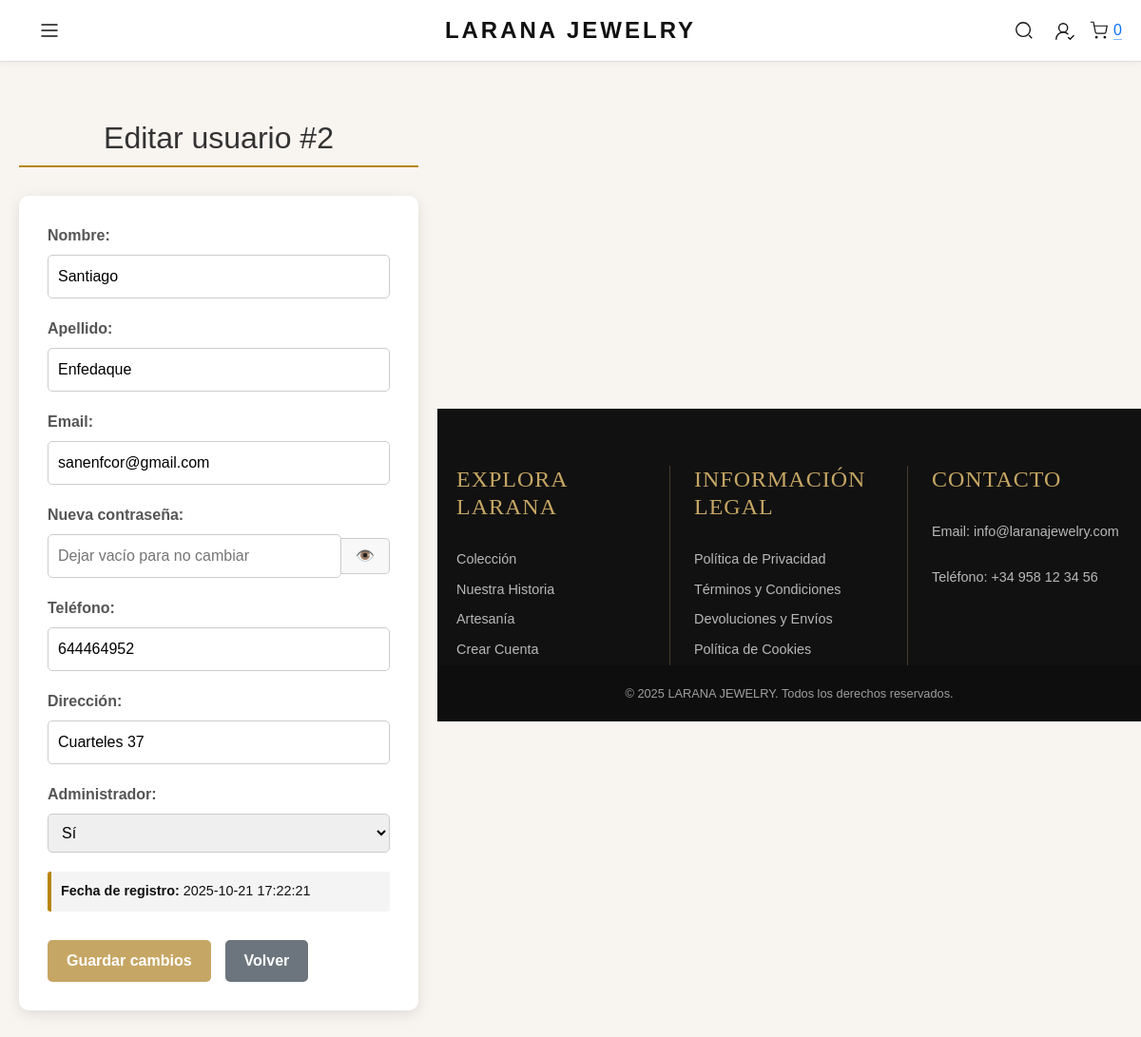
Page /tienda_login_php/modificar_usuarios.php?id=2 (signed in) on the committed database.
### tables this page shows
CREATE TABLE `usuarios` (
  `id` int(11) NOT NULL,
  `nombre` varchar(100) NOT NULL,
  `apellido` varchar(100) NOT NULL,
  `email` varchar(255) NOT NULL,
  `password` varchar(255) NOT NULL,
  `telefono` varchar(20) NOT NULL,
  `direccion` varchar(255) NOT NULL,
  `acepta_terminos` tinyint(1) NOT NULL DEFAULT 0,
  `fecha_registro` timestamp NOT NULL DEFAULT current_timestamp(),
  `admin` tinyint(1) NOT NULL DEFAULT 0
);

### tienda_login_php/modificar_usuarios.php (the view, shortened to what this page needs)
<?php
require_once "db_connect.php";
$usuario_a_editar = null;
if ($_SERVER['REQUEST_METHOD'] === 'GET' && !empty($_GET['id'])) {
    $id = intval($_GET['id']);
    try {
        $stmt = $conn->prepare("SELECT * FROM usuarios WHERE id = :id");
        $stmt->execute([':id' => $id]);
        $usuario_a_editar = $stmt->fetch(PDO::FETCH_ASSOC);
    } catch (PDOException $e) {
        die("<p style='color:red;'>Error al cargar el usuario: " . htmlspecialchars($e->getMessage()) . "</p>");
    }
}
include __DIR__ . '/../includes/header.php';
?>
<main class="main-content container">
    <h2 class="form-title">Editar usuario #<?= htmlspecialchars($usuario_a_editar['id'] ?? '') ?></h2>
    <?php if ($usuario_a_editar): ?>
        <form action="modificar_usuarios.php" method="post" class="form-card">
            <div class="form-group">
                <label for="nombre">Nombre:</label>
                <input type="text" id="nombre" name="nombre" value="<?= htmlspecialchars($_POST['nombre'] ?? $usuario_a_editar['nombre']) ?>" required>
            </div>
            <div class="form-group">
                <label for="apellido">Apellido:</label>
                <input type="text" id="apellido" name="apellido" value="<?= htmlspecialchars($_POST['apellido'] ?? $usuario_a_editar['apellido']) ?>" required>
            </div>
            <div class="form-group">
                <label for="email">Email:</label>
                <input type="email" id="email" name="email" value="<?= htmlspecialchars($_POST['email'] ?? $usuario_a_editar['email']) ?>" required>
            </div>
            <div class="form-group">
                <label for="password">Nueva contraseña:</label>
                <div class="input-password-group">
                    <input
                        type="password"
                        name="password"
                        id="password"
                        placeholder="Dejar vacío para no cambiar"
                    >
                    <button
                        type="button"
                        id="togglePassword"
                        class="btn-toggle-password"
                    >
                        👁️
                    </button>
                </div>
            </div>
            <div class="form-group">
                <label for="telefono">Teléfono:</label>
                <input type="text" id="telefono" name="telefono" value="<?= htmlspecialchars($_POST['telefono'] ?? $usuario_a_editar['telefono']) ?>" required>
            </div>
            <div class="form-group">
                <label for="direccion">Dirección:</label>
                <input type="text" id="direccion" name="direccion" value="<?= htmlspecialchars($_POST['direccion'] ?? $usuario_a_editar['direccion']) ?>" required>
            </div>
            <div class="form-group">
                <label for="admin">Administrador:</label>
                <select id="admin" name="admin" class="select-field">
                    <option value="1" <?= ($usuario_a_editar['admin'] ?? 0) == 1 ? 'selected' : '' ?>>Sí</option>
                </select>
            </div>
            <div class="form-info">
                <strong>Fecha de registro:</strong> <?= htmlspecialchars($usuario_a_editar['fecha_registro']) ?>
            </div>
            <div class="form-actions">
                <button type="submit" class="btn btn-primary">Guardar cambios</button>
                <a href="perfil.php" class="btn btn-secondary">Volver</a>
            </div>
        </form>
    <?php endif; ?>
</main>
<?php include __DIR__ . '/../includes/footer.php'; ?>

### style.css (style rules this page uses)
:root { --negro:#111; --dorado:#c6a664; --dorado-osc:#b38f53; --gris:#fafafa; --beige:#f8f4ef; --borde:#eaeaea; --max:1200px; }
* { box-sizing: border-box; }
html,body { margin:0; padding:0; }
.container { width:100%; max-width:var(--max); padding:0 10%; margin:0 auto; }
.main-content.container { max-width: 800px; margin: 40px auto; padding: 0 20px; font-family: Arial, sans-serif; }
.form-title { text-align: center; color: #333; margin-bottom: 30px; font-size: 2em; border-bottom: 2px solid #b8860b; padding-bottom: 10px; }
.form-card { background-color: #ffffff; padding: 30px; border-radius: 10px; box-shadow: 0 4px 15px rgba(0, 0, 0, 0.1); }
.form-group { margin-bottom: 20px; }
.form-group label { display: block; margin-bottom: 8px; font-weight: bold; color: #555; }
.form-group input[type="text"], .form-group input[type="email"], .form-group input[type="password"], .form-group .select-field { width: 100%; padding: 10px; border: 1px solid #ccc; border-radius: 5px; box-sizing: border-box; transition: border-color 0.3s; }
.input-password-group { display: flex; align-items: center; }
.input-password-group input { flex-grow: 1; border-right: none; border-top-right-radius: 0; border-bottom-right-radius: 0; }
.btn-toggle-password { padding: 10px 15px; border: 1px solid #ccc; border-left: none; background-color: #f8f8f8; cursor: pointer; border-radius: 0 5px 5px 0; line-height: 1; }
.form-info { margin-top: 10px; margin-bottom: 20px; padding: 10px; background-color: #f4f4f4; border-left: 4px solid #b8860b; border-radius: 3px; font-size: 0.9em; }
.form-actions { margin-top: 30px; display: flex; gap: 15px; justify-content: flex-start; }
.btn { padding: 10px 20px; border: none; border-radius: 5px; cursor: pointer; text-decoration: none; font-weight: bold; transition: background-color 0.3s, transform 0.2s; display: inline-block; text-align: center; }
.btn-primary { background-color: #c6a664; color: white; }
.btn-secondary { background-color: #6c757d; color: white; }
:root { --font-heading: 'Times New Roman', Times, serif; --font-body: 'Arial', Helvetica, sans-serif; --dorado: #c6a664; --negro: #222222; --gris-oscuro: #444444; --blanco: #ffffff; --gris-claro: #fafafa; --borde-sutil: #dddddd; }

### tienda_login_php/styles.css (style rules this page uses)
:root { --negro: #111; --dorado: #c6a664; --dorado-osc: #b38f53; --gris: #fafafa; --beige: #f8f4ef; --borde: #eaeaea; --max: 1200px; }
* { box-sizing: border-box; margin: 0; padding: 0; }

### rows in the picture
usuarios: id "2", nombre "Santiago", apellido "Enfedaque", email "sanenfcor@gmail.com", telefono "644464952", direccion "Cuarteles 37", admin "Sí", fecha_registro "2025-10-21 17:22:21"
